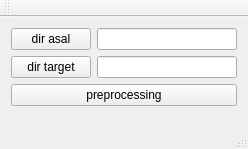
<?xml version="1.0" encoding="UTF-8"?>
<ui version="4.0">
 <class>MainWindow</class>
 <widget class="QMainWindow" name="MainWindow">
  <property name="geometry">
   <rect>
    <x>0</x>
    <y>0</y>
    <width>248</width>
    <height>149</height>
   </rect>
  </property>
  <property name="windowTitle">
   <string>MainWindow</string>
  </property>
  <widget class="QWidget" name="centralWidget">
   <layout class="QFormLayout" name="formLayout">
    <item row="0" column="0">
     <widget class="QPushButton" name="pushButton">
      <property name="text">
       <string>dir asal</string>
      </property>
     </widget>
    </item>
    <item row="0" column="1">
     <widget class="QLineEdit" name="lineEdit"/>
    </item>
    <item row="1" column="0">
     <widget class="QPushButton" name="pushButton_2">
      <property name="text">
       <string>dir target</string>
      </property>
     </widget>
    </item>
    <item row="1" column="1">
     <widget class="QLineEdit" name="lineEdit_2"/>
    </item>
    <item row="2" column="0" colspan="2">
     <widget class="QPushButton" name="pushButton_3">
      <property name="text">
       <string>preprocessing</string>
      </property>
     </widget>
    </item>
   </layout>
  </widget>
  <widget class="QMenuBar" name="menuBar">
   <property name="geometry">
    <rect>
     <x>0</x>
     <y>0</y>
     <width>248</width>
     <height>18</height>
    </rect>
   </property>
  </widget>
  <widget class="QToolBar" name="mainToolBar">
   <attribute name="toolBarArea">
    <enum>TopToolBarArea</enum>
   </attribute>
   <attribute name="toolBarBreak">
    <bool>false</bool>
   </attribute>
  </widget>
  <widget class="QStatusBar" name="statusBar"/>
 </widget>
 <layoutdefault spacing="6" margin="11"/>
 <resources/>
 <connections/>
</ui>
